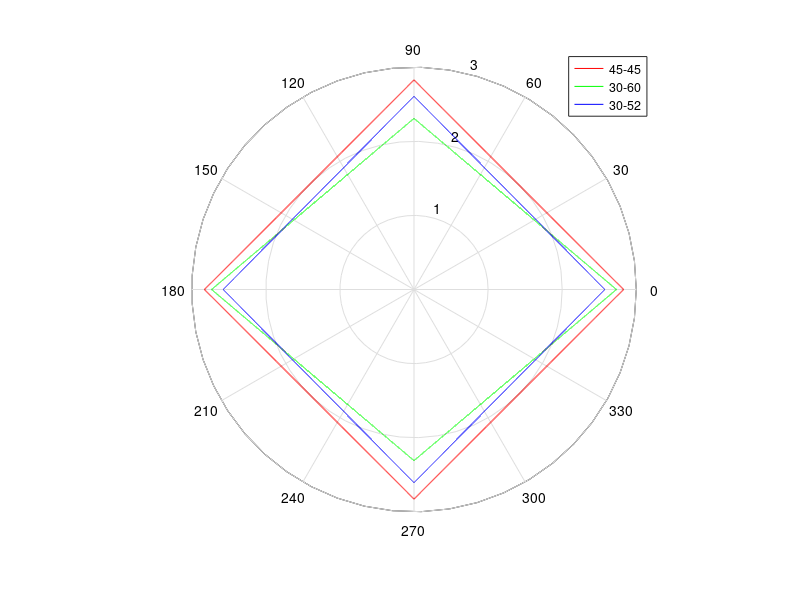

The MATLAB script that drew this image:
clearclc%% Notes% 90deg on the plot is "forward"% wheelConfig should be entered in degrees%   Angles measured from the axis running left-to-right%% User Configurable ParameterswheelConfig = [ % Front/Rear Wheel Angles  [45 45];  [30 60];  [30 52];]sampleCount = 1e5;%% Calculation Stepsfunction output = fourWheelRefConvert(frontAngle,rearAngle)  # convert the front/rear wheel angle from horizontal to [0,360) with 0deg=fwd  output = [90-frontAngle 90+rearAngle 270-rearAngle 270+frontAngle];endwheelAngleDeg = {};legendLabel = [];stats = [];for i=1:size(wheelConfig,1)  wheelAngleDeg = [    wheelAngleDeg;    {fourWheelRefConvert(wheelConfig(i,1),wheelConfig(i,2))}  ];  legendLabel = [legendLabel;{[num2str(wheelConfig(i,1)) '-' num2str(wheelConfig(i,2))]}];end# Convert wheel angles to radianswheelAngleRad = cellfun(@(deg) deg2rad(deg),wheelAngleDeg,'un',0);plotStyle = {'-r' '-g' '-b' '--r' '--g' '--b'};# Robot-level Vectorstheta = deg2rad(linspace(0,360,sampleCount)); # robot headingrobotVelocity = [cos(theta);sin(theta);zeros(1,sampleCount)];# Iterate over each wheel configfor i=1:length(wheelAngleDeg)  phi = wheelAngleRad{i}; # load wheel config  # Fwd/Inv kinematic model  fkArr = [-sin(phi);cos(phi);ones(1,length(wheelAngleDeg{i}))];  ikArr = pinv(fkArr);  # Calculate individual wheel velocities based on robot velocity vector  wheelVelocities = ikArr*robotVelocity;  scaledwheelVelocities = wheelVelocities ./ max(abs(wheelVelocities),[],1);  maxRobotVelocity = fkArr*scaledwheelVelocities;  maxRobotVelocity_angle = atan2(maxRobotVelocity(2,:),maxRobotVelocity(1,:));  maxRobotVelocity_magnitude = sqrt(maxRobotVelocity(1,:).^2+maxRobotVelocity(2,:).^2);  stats = [    stats;    max(maxRobotVelocity_magnitude) mean(maxRobotVelocity_magnitude) std(maxRobotVelocity_magnitude)  ];  if(i == 1)    hold off  else    hold on  end  # Plot with the Forward direction = 90deg  polar(maxRobotVelocity_angle+pi/2,maxRobotVelocity_magnitude,plotStyle{i});endlegend(legendLabel);display('Max         Mean       StdDev');display(num2str(stats));